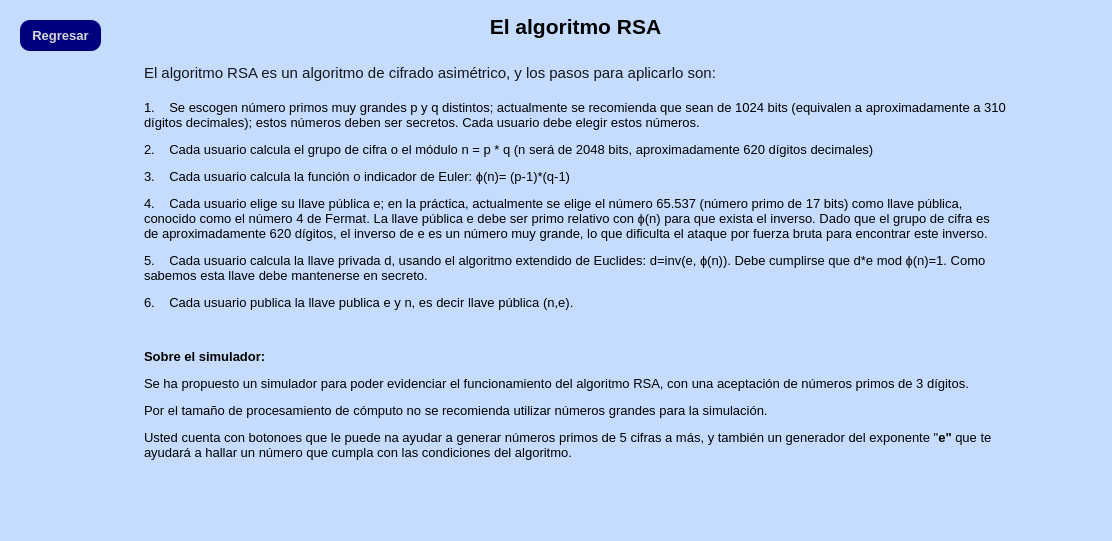
<?xml version="1.0" encoding="UTF-8"?>
<ui version="4.0">
 <class>Form</class>
 <widget class="QWidget" name="Form">
  <property name="geometry">
   <rect>
    <x>0</x>
    <y>0</y>
    <width>1112</width>
    <height>541</height>
   </rect>
  </property>
  <property name="minimumSize">
   <size>
    <width>541</width>
    <height>0</height>
   </size>
  </property>
  <property name="maximumSize">
   <size>
    <width>1112</width>
    <height>541</height>
   </size>
  </property>
  <property name="baseSize">
   <size>
    <width>1112</width>
    <height>541</height>
   </size>
  </property>
  <property name="windowTitle">
   <string>Form</string>
  </property>
  <property name="styleSheet">
   <string notr="true">background-color: rgb(197, 220, 255);</string>
  </property>
  <widget class="QPushButton" name="btnRegresar">
   <property name="geometry">
    <rect>
     <x>20</x>
     <y>20</y>
     <width>81</width>
     <height>31</height>
    </rect>
   </property>
   <property name="font">
    <font>
     <pointsize>10</pointsize>
     <weight>75</weight>
     <bold>true</bold>
    </font>
   </property>
   <property name="styleSheet">
    <string notr="true">background-color: rgb(0, 0, 127);
color: rgb(216, 216, 216);
border-radius:10px;</string>
   </property>
   <property name="text">
    <string>Regresar</string>
   </property>
  </widget>
  <widget class="QTextBrowser" name="textBrowser">
   <property name="geometry">
    <rect>
     <x>140</x>
     <y>10</y>
     <width>871</width>
     <height>521</height>
    </rect>
   </property>
   <property name="styleSheet">
    <string notr="true">border: none;</string>
   </property>
   <property name="html">
    <string>&lt;!DOCTYPE HTML PUBLIC &quot;-//W3C//DTD HTML 4.0//EN&quot; &quot;http://www.w3.org/TR/REC-html40/strict.dtd&quot;&gt;
&lt;html&gt;&lt;head&gt;&lt;meta name=&quot;qrichtext&quot; content=&quot;1&quot; /&gt;&lt;style type=&quot;text/css&quot;&gt;
p, li { white-space: pre-wrap; }
&lt;/style&gt;&lt;/head&gt;&lt;body style=&quot; font-family:'MS Shell Dlg 2'; font-size:8.25pt; font-weight:400; font-style:normal;&quot;&gt;
&lt;p align=&quot;center&quot; style=&quot; margin-top:0px; margin-bottom:0px; margin-left:0px; margin-right:0px; -qt-block-indent:0; text-indent:0px;&quot;&gt;&lt;span style=&quot; font-size:16pt; font-weight:600;&quot;&gt;El algoritmo RSA&lt;/span&gt;&lt;/p&gt;
&lt;p align=&quot;center&quot; style=&quot;-qt-paragraph-type:empty; margin-top:0px; margin-bottom:0px; margin-left:0px; margin-right:0px; -qt-block-indent:0; text-indent:0px; font-size:16pt; font-weight:600;&quot;&gt;&lt;br /&gt;&lt;/p&gt;
&lt;p style=&quot; margin-top:0px; margin-bottom:0px; margin-left:0px; margin-right:0px; -qt-block-indent:0; text-indent:0px;&quot;&gt;&lt;span style=&quot; font-family:'-apple-system','system-ui','BlinkMacSystemFont','Segoe UI','Roboto','Helvetica Neue','Fira Sans','Ubuntu','Oxygen','Oxygen Sans','Cantarell','Droid Sans','Apple Color Emoji','Segoe UI Emoji','Segoe UI Emoji','Segoe UI Symbol','Lucida Grande','Helvetica','Arial','sans-serif'; font-size:11pt; color:rgba(0,0,0,0.894118);&quot;&gt;El algoritmo RSA es un algoritmo de cifrado asimétrico, y los pasos para aplicarlo son:&lt;/span&gt;&lt;/p&gt;
&lt;p style=&quot;-qt-paragraph-type:empty; margin-top:0px; margin-bottom:0px; margin-left:0px; margin-right:0px; -qt-block-indent:0; text-indent:0px; font-family:'-apple-system','system-ui','BlinkMacSystemFont','Segoe UI','Roboto','Helvetica Neue','Fira Sans','Ubuntu','Oxygen','Oxygen Sans','Cantarell','Droid Sans','Apple Color Emoji','Segoe UI Emoji','Segoe UI Emoji','Segoe UI Symbol','Lucida Grande','Helvetica','Arial','sans-serif'; font-size:11pt; color:rgba(0,0,0,0.894118);&quot;&gt;&lt;br /&gt;&lt;/p&gt;
&lt;p style=&quot; margin-top:0px; margin-bottom:0px; margin-left:0px; margin-right:0px; -qt-block-indent:0; text-indent:0px;&quot;&gt;&lt;span style=&quot; font-size:10pt;&quot;&gt;1.    Se escogen número primos muy grandes p y q distintos; actualmente se recomienda que sean de 1024 bits (equivalen a aproximadamente a 310 dígitos decimales); estos números deben ser secretos. Cada usuario debe elegir estos números.&lt;/span&gt;&lt;/p&gt;
&lt;p style=&quot; margin-top:12px; margin-bottom:12px; margin-left:0px; margin-right:0px; -qt-block-indent:0; text-indent:0px;&quot;&gt;&lt;span style=&quot; font-size:10pt;&quot;&gt;2.    Cada usuario calcula el grupo de cifra o el módulo n = p * q (n será de 2048 bits, aproximadamente 620 dígitos decimales)&lt;/span&gt;&lt;/p&gt;
&lt;p style=&quot; margin-top:12px; margin-bottom:12px; margin-left:0px; margin-right:0px; -qt-block-indent:0; text-indent:0px;&quot;&gt;&lt;span style=&quot; font-size:10pt;&quot;&gt;3.    Cada usuario calcula la función o indicador de Euler: ɸ(n)= (p-1)*(q-1)&lt;/span&gt;&lt;/p&gt;
&lt;p style=&quot; margin-top:12px; margin-bottom:12px; margin-left:0px; margin-right:0px; -qt-block-indent:0; text-indent:0px;&quot;&gt;&lt;span style=&quot; font-size:10pt;&quot;&gt;4.    Cada usuario elige su llave pública e; en la práctica, actualmente se elige el número 65.537 (número primo de 17 bits) como llave pública, conocido como el número 4 de Fermat. La llave pública e debe ser primo relativo con ɸ(n) para que exista el inverso. Dado que el grupo de cifra es de aproximadamente 620 dígitos, el inverso de e es un número muy grande, lo que dificulta el ataque por fuerza bruta para encontrar este inverso.&lt;/span&gt;&lt;/p&gt;
&lt;p style=&quot; margin-top:12px; margin-bottom:12px; margin-left:0px; margin-right:0px; -qt-block-indent:0; text-indent:0px;&quot;&gt;&lt;span style=&quot; font-size:10pt;&quot;&gt;5.    Cada usuario calcula la llave privada d, usando el algoritmo extendido de Euclides: d=inv(e, ɸ(n)). Debe cumplirse que d*e mod ɸ(n)=1. Como sabemos esta llave debe mantenerse en secreto.&lt;/span&gt;&lt;/p&gt;
&lt;p style=&quot; margin-top:12px; margin-bottom:12px; margin-left:0px; margin-right:0px; -qt-block-indent:0; text-indent:0px;&quot;&gt;&lt;span style=&quot; font-size:10pt;&quot;&gt;6.    Cada usuario publica la llave publica e y n, es decir llave pública (n,e).&lt;/span&gt;&lt;/p&gt;
&lt;p style=&quot;-qt-paragraph-type:empty; margin-top:12px; margin-bottom:12px; margin-left:0px; margin-right:0px; -qt-block-indent:0; text-indent:0px; font-size:10pt;&quot;&gt;&lt;br /&gt;&lt;/p&gt;
&lt;p style=&quot; margin-top:12px; margin-bottom:12px; margin-left:0px; margin-right:0px; -qt-block-indent:0; text-indent:0px;&quot;&gt;&lt;span style=&quot; font-size:10pt; font-weight:600;&quot;&gt;Sobre el simulador:&lt;/span&gt;&lt;/p&gt;
&lt;p style=&quot; margin-top:12px; margin-bottom:12px; margin-left:0px; margin-right:0px; -qt-block-indent:0; text-indent:0px;&quot;&gt;&lt;span style=&quot; font-size:10pt;&quot;&gt;Se ha propuesto un simulador para poder evidenciar el funcionamiento del algoritmo RSA, con una aceptación de números primos de 3 dígitos.&lt;/span&gt;&lt;/p&gt;
&lt;p style=&quot; margin-top:12px; margin-bottom:12px; margin-left:0px; margin-right:0px; -qt-block-indent:0; text-indent:0px;&quot;&gt;&lt;span style=&quot; font-size:10pt;&quot;&gt;Por el tamaño de procesamiento de cómputo no se recomienda utilizar números grandes para la simulación.&lt;/span&gt;&lt;/p&gt;
&lt;p style=&quot; margin-top:12px; margin-bottom:12px; margin-left:0px; margin-right:0px; -qt-block-indent:0; text-indent:0px;&quot;&gt;&lt;span style=&quot; font-size:10pt;&quot;&gt;Usted cuenta con botonoes que le puede na ayudar a generar números primos de 5 cifras a más, y también un generador del exponente &amp;quot;&lt;/span&gt;&lt;span style=&quot; font-size:10pt; font-weight:600;&quot;&gt;e&amp;quot;&lt;/span&gt;&lt;span style=&quot; font-size:10pt;&quot;&gt; que te ayudará a hallar un número que cumpla con las condiciones del algoritmo.&lt;/span&gt;&lt;/p&gt;&lt;/body&gt;&lt;/html&gt;</string>
   </property>
  </widget>
 </widget>
 <resources/>
 <connections/>
</ui>
